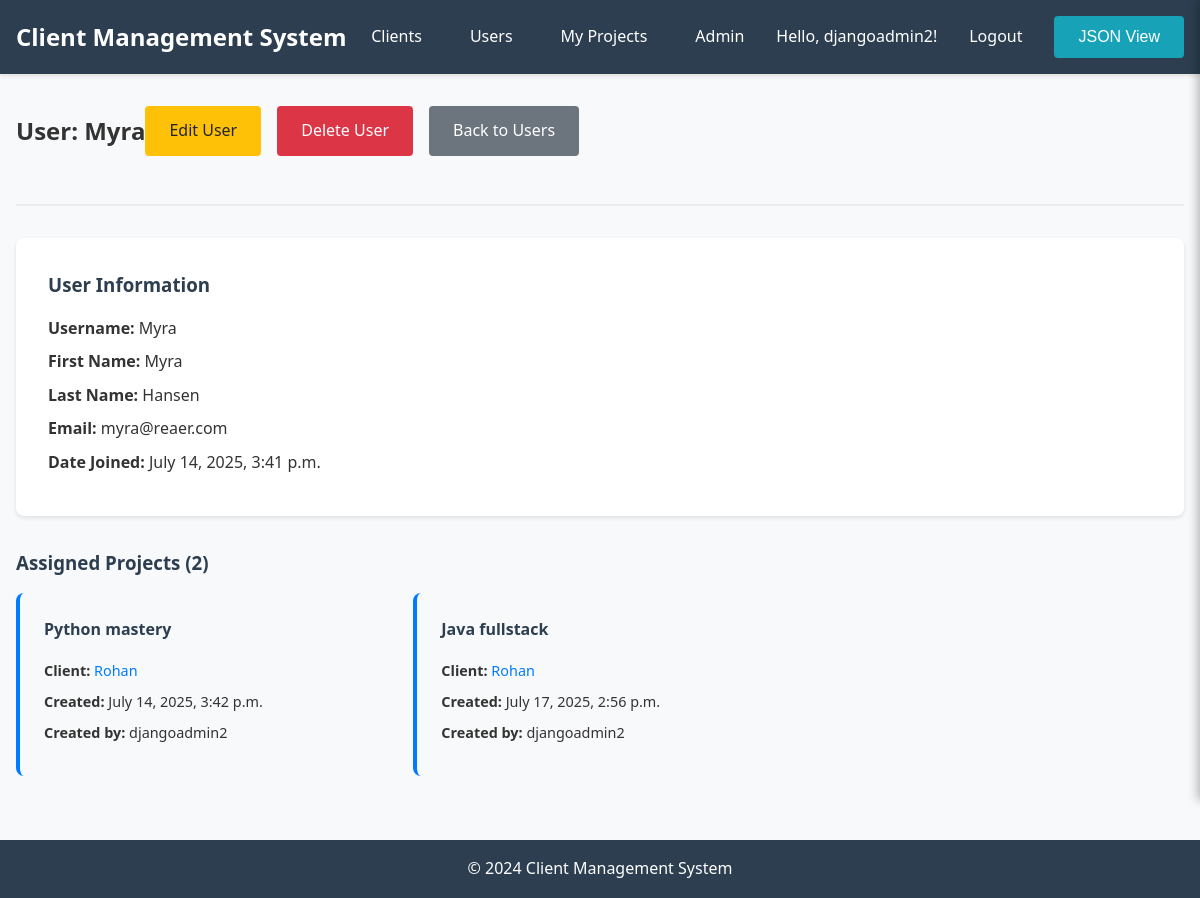
Page /users/2/ (signed in) on the committed database.
### clients/models.py (models this page shows, shortened)
class Project(models.Model):
    project_name = models.CharField(max_length=200)
    client = models.ForeignKey(Client, on_delete=models.CASCADE, related_name='projects')
    created_by = models.ForeignKey(User, on_delete=models.CASCADE, related_name='created_projects')
    users = models.ManyToManyField(User, related_name='assigned_projects')
    created_at = models.DateTimeField(auto_now_add=True)
    updated_at = models.DateTimeField(auto_now=True)

class Client(models.Model):
    client_name = models.CharField(max_length=200)
    created_by = models.ForeignKey(User, on_delete=models.CASCADE, related_name='created_clients')
    created_at = models.DateTimeField(auto_now_add=True)
    updated_at = models.DateTimeField(auto_now=True)

### clients/views.py (the view)
# urls.py: path('users/<int:user_id>/', views.user_detail, name='user_detail'),
@login_required
def user_detail(request, user_id):
    user_obj = get_object_or_404(User, id=user_id)
    projects = user_obj.assigned_projects.all()
    return render(request, 'clients/user_detail.html', {'user_obj': user_obj, 'projects': projects})

### templates/clients/user_detail.html (shortened to what this page needs)
{% extends 'base.html' %}
{% block content %}
<div class="page-header">
    <div class="header-content">
        <h2>User: {{ user_obj.username }}</h2>
        <div class="header-actions">
            <a href="{% url 'user_edit' user_obj.id %}" class="btn btn-warning">Edit User</a>
            <a href="{% url 'user_delete' user_obj.id %}" class="btn btn-danger">Delete User</a>
            <a href="{% url 'user_list' %}" class="btn btn-secondary">Back to Users</a>
        </div>
    </div>
</div>
<div class="user-info">
    <div class="info-card">
        <h3>User Information</h3>
        <p><strong>Username:</strong> {{ user_obj.username }}</p>
        <p><strong>First Name:</strong> {{ user_obj.first_name }}</p>
        <p><strong>Last Name:</strong> {{ user_obj.last_name }}</p>
        <p><strong>Email:</strong> {{ user_obj.email }}</p>
        <p><strong>Date Joined:</strong> {{ user_obj.date_joined }}</p>
    </div>
</div>
<div class="projects-section">
    <h3>Assigned Projects ({{ projects.count }})</h3>
    {% if projects %}
        <div class="project-grid">
            {% for project in projects %}
                <div class="project-card">
                    <h4>{{ project.project_name }}</h4>
                    <p><strong>Client:</strong>
                        <a href="{% url 'client_detail' project.client.id %}" class="client-name-link" data-client-id="{{ project.client.id }}">
                            {{ project.client.client_name }}
                        </a>
                    </p>
                    <p><strong>Created:</strong> {{ project.created_at }}</p>
                    <p><strong>Created by:</strong> {{ project.created_by.username }}</p>
                </div>
            {% endfor %}
        </div>
    {% else %}
        <p>No projects assigned to this user.</p>
    {% endif %}
</div>
{% endblock %}

### templates/base.html (shortened to what this page needs)
<!DOCTYPE html>
<html lang="en">
<head>
    {% load static %}
    <link rel="stylesheet" href="{% static 'css/style.css' %}">
</head>
<body>
    <header>
        <nav class="navbar">
            <div class="nav-container">
                <h1><a href="{% url 'home' %}">Client Management System</a></h1>
                <ul class="nav-menu">
                    {% if user.is_authenticated %}
                        <li><a href="{% url 'client_list' %}">Clients</a></li>
                        <li><a href="{% url 'user_list' %}">Users</a></li>
                        <li><a href="{% url 'project_list' %}">My Projects</a></li>
                        <li><a href="/admin/">Admin</a></li>
                        <li><span>Hello, {{ user.username }}!</span></li>
                        <li><a href="{% url 'logout' %}">Logout</a></li>
                        <li><button id="toggleSidebar" class="btn btn-info">JSON View</button></li>
                    {% else %}
                        <li><a href="/admin/login/">Login</a></li>
                    {% endif %}
                </ul>
            </div>
        </nav>
    </header>
    <div class="main-wrapper">
        <main class="main-content">
            {% block content %}
            {% endblock %}
        </main>
    </div>
    <footer>
        <p>&copy; 2024 Client Management System</p>
    </footer>
</body>
</html>

### static/css/style.css (style rules this page uses)
* { margin: 0; padding: 0; box-sizing: border-box; }
body { font-family: 'Segoe UI', Tahoma, Geneva, Verdana, sans-serif; line-height: 1.6; color: #333; background-color: #f8f9fa; }
.navbar { background-color: #2c3e50; color: white; padding: 1rem 0; box-shadow: 0 2px 4px rgba(0,0,0,0.1); }
.nav-container { max-width: 1200px; margin: 0 auto; padding: 0 1rem; display: flex; justify-content: space-between; align-items: center; }
.navbar h1 a { color: white; text-decoration: none; font-size: 1.5rem; }
.nav-menu { display: flex; list-style: none; gap: 1rem; align-items: center; }
.nav-menu a { color: white; text-decoration: none; padding: 0.5rem 1rem; border-radius: 4px; transition: background-color 0.3s; }
.main-content { max-width: 1200px; margin: 2rem auto; padding: 0 1rem; min-height: calc(100vh - 160px); }
.btn { display: inline-block; padding: 0.5rem 1rem; text-decoration: none; border-radius: 4px; border: none; cursor: pointer; font-size: 0.9rem; transition: all 0.3s; }
.btn-secondary { background-color: #6c757d; color: white; }
.btn-warning { background-color: #ffc107; color: #212529; }
.btn-danger { background-color: #dc3545; color: white; }
.btn-info { background-color: #17a2b8; color: white; }
.page-header { display: flex; justify-content: space-between; align-items: center; margin-bottom: 2rem; padding-bottom: 1rem; border-bottom: 2px solid #e9ecef; }
.header-actions { display: flex; gap: 0.5rem; }
.info-card { background: white; padding: 2rem; border-radius: 8px; box-shadow: 0 2px 4px rgba(0,0,0,0.1); }
.info-card h3 { margin-bottom: 1rem; color: #2c3e50; }
.info-card p { margin-bottom: 0.5rem; }
.projects-section h3 { margin-bottom: 1rem; color: #2c3e50; }
.main-wrapper { display: flex; min-height: calc(100vh - 140px); }
.main-content { flex: 1; transition: margin-right 0.3s ease; }
.user-info { margin-bottom: 2rem; }
.client-name-link, .user-name-link { cursor: pointer; color: #007bff; text-decoration: none; }
.header-content { display: flex; justify-content: space-between; align-items: center; margin-bottom: 2rem; }
.header-actions { display: flex; gap: 1rem; }
.project-grid { display: grid; grid-template-columns: repeat(auto-fill, minmax(300px, 1fr)); gap: 1.5rem; }
.project-card { background: #f8f9fa; padding: 1.5rem; border-radius: 8px; border-left: 4px solid #007bff; }
.project-card h4 { margin-bottom: 1rem; color: #2c3e50; }
.project-card p { margin-bottom: 0.5rem; font-size: 0.9rem; }
.btn { display: inline-block; padding: 0.75rem 1.5rem; background-color: #007bff; color: white; text-decoration: none; border-radius: 4px; border: none; cursor: pointer; font-size: 1rem; transition: background-color 0.2s ease; }
.btn-secondary { background-color: #6c757d; }
.btn-danger { background-color: #dc3545; }
.btn-info { background-color: #17a2b8; }
footer { background-color: #2c3e50; color: white; text-align: center; padding: 1rem; margin-top: 2rem; }

### rows in the picture
Project: project_name "Python mastery", client.client_name "Rohan", created_at "July 14, 2025, 3:42 p.m.", created_by.username "djangoadmin2"
Project: project_name "Java fullstack", client.client_name "Rohan", created_at "July 17, 2025, 2:56 p.m.", created_by.username "djangoadmin2"

### other values in the picture
{{ user.username }} "djangoadmin2"
{{ user_obj.username }} "Myra"
{{ user_obj.first_name }} "Myra"
{{ user_obj.last_name }} "Hansen"
{{ user_obj.email }} "myra@reaer.com"
{{ user_obj.date_joined }} "July 14, 2025, 3:41 p.m."
{{ projects.count }} "2"
